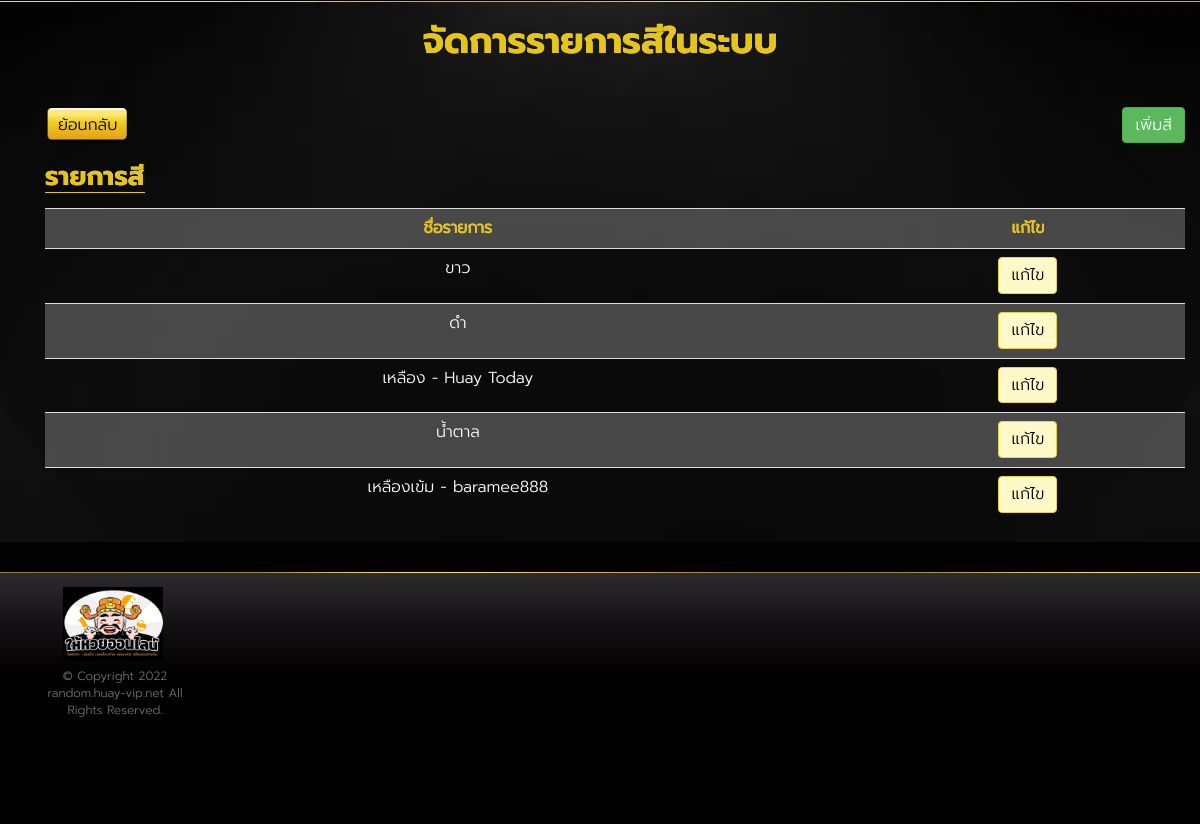
The app's page /backend/color/list (signed in) with its own data.
### huayrandom/models.py (models this page shows)
class ColorListModel(models.Model):
    color_name = models.CharField(default='None', max_length=255)
    color_code = models.CharField(default='255,255,255', max_length=255)
    def __str__(self):
        return self.color_name

### huayrandom/views.py (the view)
@login_required
def ListColor(request):
    print(f"Target: {request.user.username} | ListColor")
    context = {}
    colorListObject = ColorListModel.objects.all()
    context['colorListObject'] = colorListObject
    return render(request, 'color_list/list_color.html', context)

### huayrandom/templates/color_list/list_color.html
{% extends 'component/layout.html' %}
{%block content%}
<div class="wrap">
  <section class="slot-home-body">
    <div class="container">
      <div>
        <h1 class="shine-text big-font text-center">จัดการรายการสีในระบบ</h1>
      </div>
      <section class="content">
        <div class="container">
          <div class="row">
            <div class="col-sm-6 text-left d-block">
              <a href="/backend/" class="btn btn-default">ย้อนกลับ</a>
            </div>
            <div class="col-sm-6 text-right d-block">
              <a class="btn btn-success font-color-white" href="/backend/color/add">เพิ่มสี</a>
            </div>
          </div>
          <div class="slot-intro">
            <div class="d-flex justify-content-between">
              <div>
                <h3 class="title shine-text underline">รายการสี</h3>
              </div>
            </div>
            <table class="table table-striped">
              <tr>
                <th class="text-center shine-text">ชื่อรายการ</th>
                <th class="text-center shine-text">แก้ไข</th>
              </tr>
              {%for item in colorListObject%}
              <tr>
                <td class="text-center">
                  <div class="form-group">
                    {{item}}
                  </div>
                </td>
                <td class="text-center">
                  <a href="/backend/color/edit/{{item.id}}" class="btn btn-yellow" style="color:black;">แก้ไข</a>
                </td>
              </tr>
              {%endfor%}
            </table>
          </div>
        </div>
      </section>
    </div>
    </section>
    </div>
    {%endblock content%}

### static/assets/css/style.css (style rules this page uses)
body { background: #030203; color: #fff; font-family: 'Prompt-Light'; font-size: 21px; }
h1, h2, h3 { color: #e6c41a; font-family: 'Prompt' }
h2.title, h3.title { font-size: 26px; border-bottom: 1px solid #e6c41a }
a { color: #fff; -moz-transition: ease .3s; -o-transition: ease .3s; -webkit-transition: ease .3s; transition: ease .3s }
.wrap { background: url("/static/images/background/bkg_livecasino.webp") top center no-repeat; padding-top: 1px }
.content { padding: 30px 0 0px }
.content a { color: #e6c41a }
.shine-text { background: linear-gradient(to right, #e6c41a 20%, #ffffff 40%, #ffffff 60%, #e6c41a 80%); background-size: 200% auto; color: #e6c41a; background-clip: text; text-fill-color: transparent; -webkit-background-clip: text; animation: shine 2s linear infinite; margin-bottom: 15px }
.slot-intro { font-size: 16px }
.btn { font-size: 22px }
.btn.btn-default { background: url("/static/images/component/btn_bg.webp") top center no-repeat; background-size: 100% 100%; border-color: transparent; color: #000 }

### static/assets/css/style-custom.css (style rules this page uses)
body { font-family: "Prompt-Light" !important; font-size: 10px; background-image: url("/static/images/background/bg.webp"); }
.table-striped>tbody>tr:nth-of-type(odd) { background-color: #f9f9f940; }
.btn-yellow { color:#000; background-color: #FFF9CA; border-color:#e5d246; }
.text-left { text-align: left!important; }
.text-right { text-align: right!important; }
.d-block { display:block!important; }
.font-color-white { color:#ffffff!important; }
.btn { font-size: 16px; }
.d-flex { display: flex !important; }
.justify-content-between { justify-content: space-between; }
.row .col-lg-3, .row .col-md-4, .row .col-sm-6 { justify-content: center; display: flex; }

### records on screen
ColorListModel: color_name "ขาว"
ColorListModel: color_name "ดำ"
ColorListModel: color_name "เหลือง - Huay Today"
ColorListModel: color_name "น้ำตาล"
ColorListModel: color_name "เหลืองเข้ม - baramee888"
